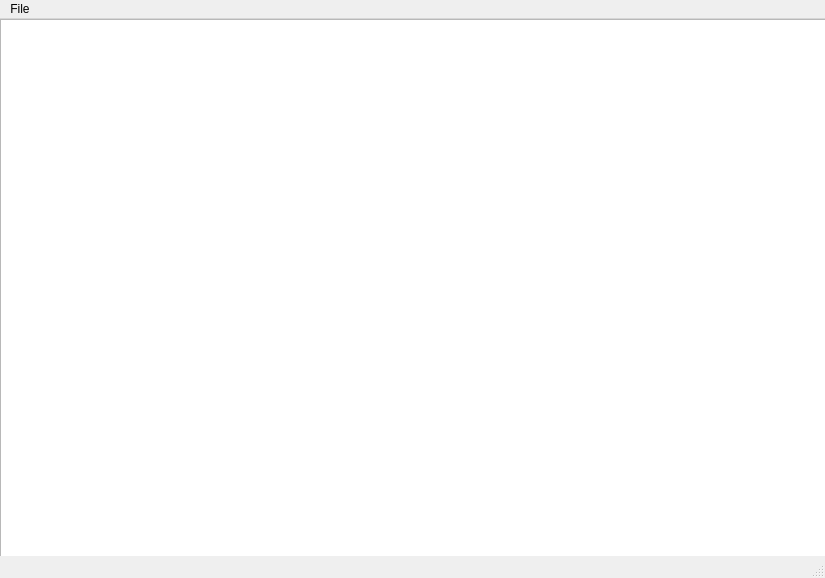
<?xml version="1.0" encoding="UTF-8"?>
<ui version="4.0">
 <class>Notepad</class>
 <widget class="QMainWindow" name="Notepad">
  <property name="geometry">
   <rect>
    <x>0</x>
    <y>0</y>
    <width>825</width>
    <height>578</height>
   </rect>
  </property>
  <property name="windowTitle">
   <string>Notepad</string>
  </property>
  <widget class="QWidget" name="centralwidget">
   <widget class="QTextEdit" name="textEdit">
    <property name="geometry">
     <rect>
      <x>0</x>
      <y>0</y>
      <width>831</width>
      <height>551</height>
     </rect>
    </property>
   </widget>
  </widget>
  <widget class="QMenuBar" name="menubar">
   <property name="geometry">
    <rect>
     <x>0</x>
     <y>0</y>
     <width>825</width>
     <height>27</height>
    </rect>
   </property>
   <property name="defaultUp">
    <bool>false</bool>
   </property>
   <widget class="QMenu" name="menuFile">
    <property name="title">
     <string>File</string>
    </property>
    <addaction name="actionNew"/>
    <addaction name="actionOpen"/>
    <addaction name="actionSave"/>
    <addaction name="actionSave_as"/>
    <addaction name="separator"/>
    <addaction name="actionClose"/>
    <addaction name="actionExit"/>
   </widget>
   <addaction name="menuFile"/>
  </widget>
  <widget class="QStatusBar" name="statusbar"/>
  <action name="actionNew">
   <property name="text">
    <string>New</string>
   </property>
   <property name="shortcut">
    <string>Ctrl+N</string>
   </property>
  </action>
  <action name="actionOpen">
   <property name="text">
    <string>Open</string>
   </property>
   <property name="shortcut">
    <string>Ctrl+O</string>
   </property>
  </action>
  <action name="actionSave">
   <property name="text">
    <string>Save</string>
   </property>
   <property name="shortcut">
    <string>Ctrl+S</string>
   </property>
  </action>
  <action name="actionSave_as">
   <property name="text">
    <string>Save as</string>
   </property>
   <property name="shortcut">
    <string>Ctrl+Shift+S</string>
   </property>
  </action>
  <action name="actionClose">
   <property name="text">
    <string>Close</string>
   </property>
   <property name="shortcut">
    <string>Ctrl+W</string>
   </property>
  </action>
  <action name="actionExit">
   <property name="text">
    <string>Exit</string>
   </property>
  </action>
 </widget>
 <resources/>
 <connections/>
</ui>
